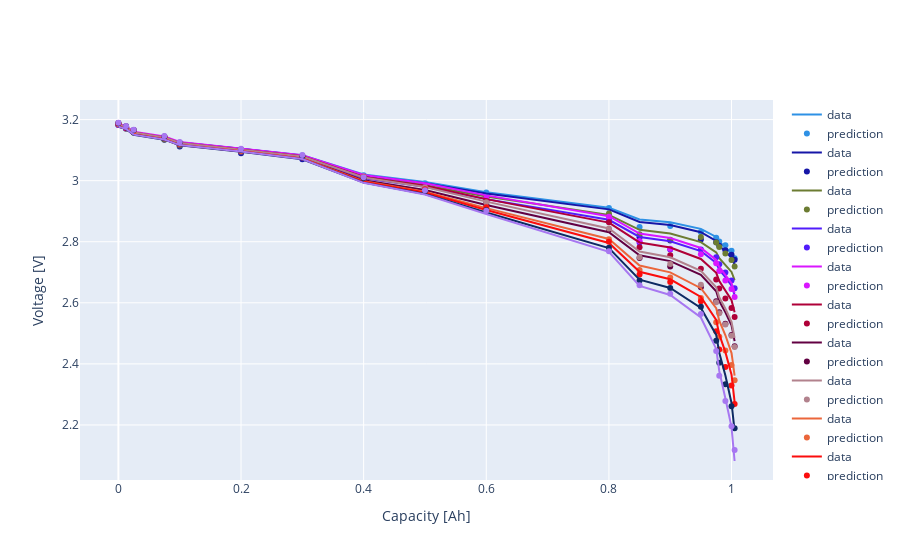

The cell this chart's notebook holds for it:
### Code cell
fig = go.Figure()
for i in range(0, len(X_test), batch_size):
    V_actual = y_test[i:i+batch_size]
    V_pred = model.predict(X_test[i:i+batch_size],verbose=0).flatten()
    fig.add_trace(go.Scatter(x = Q_eval, y = V_actual*(3.5-1.9)+1.9, 
                             mode='lines', name = 'data', 
                             line_color = pallete[i]))
    fig.add_trace(go.Scatter(x = Q_eval, y = V_pred*(3.5-1.9)+1.9,
                             mode='markers', name = 'prediction', 
                             line_color = pallete[i]))
fig.update_yaxes(title="Voltage [V]")
fig.update_xaxes(title="Capacity [Ah]")
